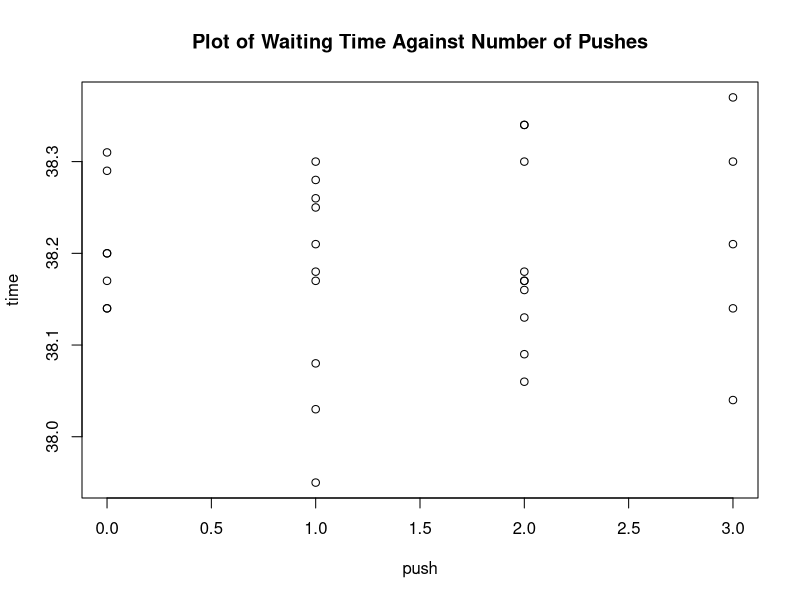

Recreate this plot in R.
install.packages("lsmeans")
library(lsmeans)

#2-------------------------------------------------------------------------------
type=c(rep("Regular",4),rep("Deordorant",4),rep("Moisturizing",4))
cube=1:12
weightloss=c(-0.30,-0.10,-0.14,0.40,2.63,2.61,2.41,3.15,1.86,2.03,2.26,1.82)

experiment=data.frame(type,weightloss)
experiment

aov.experiment=aov(weightloss~type)
aov.experiment

lsm.experiment=lsmeans(aov.experiment, "type")
lsm.experiment
contrast(lsm.experiment,list("Regular.minus.(Deoderant.plus.Moisturizing).divided.by.2"=c(-1/2,-1/2,1)))

#3------------------------------------------------------------------------------
push=c(rep("0",7),rep("1",10),rep("2",10),rep("3",5))
time=c(38.14,38.20,38.31,38.14,38.29,38.17,38.20,38.28,38.17,38.08,38.25,38.18,38.03,37.95,38.26,38.30,38.21,38.17,38.13,38.16,38.30,38.34,38.34,38.17,38.18,38.09,38.06,38.14,38.30,38.21,38.04,38.37)
experiment.light=data.frame(push,time)
experiment.light

as.numeric(experiment.light$push)

plot(time~push,main="Plot of Waiting Time Against Number of Pushes")


mean.0=mean(time[push=="0"])
mean.0
mean.1=mean(time[push=="1"])
mean.1
mean.2=mean(time[push=="2"])
mean.2
mean.3=mean(time[push=="3"])
mean.3

aov.light=aov(time~push)
aov.light
lsm.light=lsmeans(aov.light, "push")
lsm.light
contrast(lsm.light,list("1.minus.0"=c(-1,1,0,0)))

contrast(lsm.light,list("(1.plus.2.plus.3).divided.by.3.minus.0"=c(-1,1/3,1/3,1/3)))
